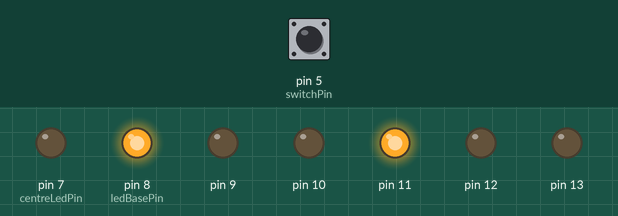
Bench run of a sketch on a simulated Arduino Uno, built with avr-gcc and run on an emulated ATmega328P. Shown: output pins drawn as LEDs (lit = HIGH). Inputs (shaded band) come from the test bench; at power-on: pin 5 (switchPin) HIGH. Random numbers use the default seed unless the sketch sets one.

Above: at 1.2 s.
1.3 s: pin 5 (switchPin) pulsed LOW 5 times (0.12 s each, 0.3 s apart)
At 3.3 s:
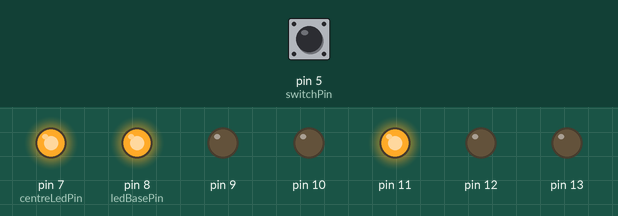
4.3 s: pin 5 (switchPin) pulled LOW for 0.15 s
At 4.6 s:
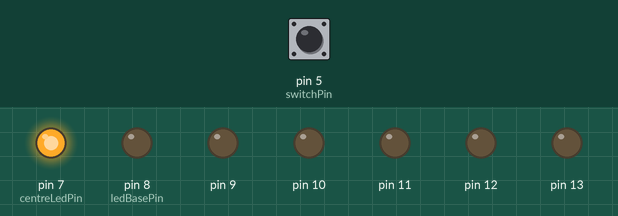
5.9 s: pin 5 (switchPin) pulled LOW for 1 s
At 7.0 s:
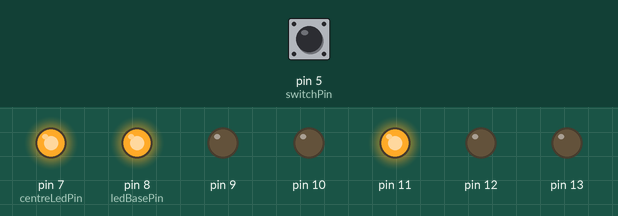
8.4 s: pin 5 (switchPin) pulled LOW for 3.2 s
At 8.9 s:
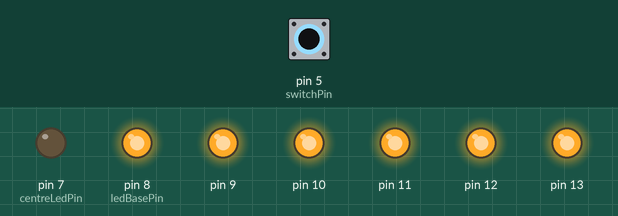
Timing chart, 0 to 11.4 s (numbered marks = the images above; inputs shaded):
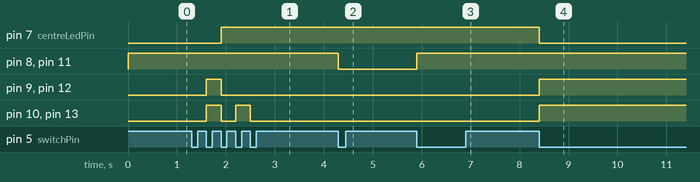

Measured:
- after the input at 1.3 s, pin 7 (centreLedPin): LOW → HIGH after 0.60 s; pin 9, pin 12: LOW → HIGH after 0.30 s, → LOW 0.30 s later; pin 10, pin 13: alternates HIGH for 0.30 s and LOW for 0.30 s, 4 changes in all, then stays LOW, starting after 0.30 s
- after the input at 4.3 s, pin 8 (ledBasePin), pin 11: HIGH → LOW at once
- after the input at 5.9 s, pin 8 (ledBasePin), pin 11: LOW → HIGH at once
- after the input at 8.4 s, pin 7 (centreLedPin): HIGH → LOW at once; pin 9, pin 10, pin 12, pin 13: LOW → HIGH at once

The sketch:

v3_switched.ino
```cpp
// set constants.
const char ledBasePin=8;
const char centreLedPin=7;
const char switchPin=5;
const int debounceDelay=50;

// function declarations
void showNumber(char number);

// global variables
char number;

void setup()
{
  char i;
  pinMode(switchPin, INPUT);
  pinMode(centreLedPin, OUTPUT);
  for (i=0; i<6; i=i+1) {
    pinMode(ledBasePin+i, OUTPUT);
  }
}

void loop()
{
  unsigned long time;
  char pressed=0;
  number=random(1,7);
  showNumber(number);
  do {
    while(digitalRead(switchPin)==LOW);
    time=millis();
    while(digitalRead(switchPin)==HIGH);
    if (millis()-time > 50) pressed=1;
  } while (!pressed);
}

void showNumber(char number)
{
  switch (number) {
    case 1:
      digitalWrite(centreLedPin, HIGH);
      digitalWrite(ledBasePin+0, LOW);
      digitalWrite(ledBasePin+1, LOW);
      digitalWrite(ledBasePin+2, LOW);
      digitalWrite(ledBasePin+3, LOW);
      digitalWrite(ledBasePin+4, LOW);
      digitalWrite(ledBasePin+5, LOW);
      break;
    case 2:
      digitalWrite(centreLedPin, LOW);
      digitalWrite(ledBasePin+0, HIGH);
      digitalWrite(ledBasePin+1, LOW);
      digitalWrite(ledBasePin+2, LOW);
      digitalWrite(ledBasePin+3, HIGH);
      digitalWrite(ledBasePin+4, LOW);
      digitalWrite(ledBasePin+5, LOW);
      break;
    case 3:
      digitalWrite(centreLedPin, HIGH);
      digitalWrite(ledBasePin+0, HIGH);
      digitalWrite(ledBasePin+1, LOW);
      digitalWrite(ledBasePin+2, LOW);
      digitalWrite(ledBasePin+3, HIGH);
      digitalWrite(ledBasePin+4, LOW);
      digitalWrite(ledBasePin+5, LOW);
      break;
    case 4:
      digitalWrite(centreLedPin, LOW);
      digitalWrite(ledBasePin+0, HIGH);
      digitalWrite(ledBasePin+1, LOW);
      digitalWrite(ledBasePin+2, HIGH);
      digitalWrite(ledBasePin+3, HIGH);
      digitalWrite(ledBasePin+4, LOW);
      digitalWrite(ledBasePin+5, HIGH);
      break;
    case 5:
      digitalWrite(centreLedPin, HIGH);
      digitalWrite(ledBasePin+0, HIGH);
      digitalWrite(ledBasePin+1, LOW);
      digitalWrite(ledBasePin+2, HIGH);
      digitalWrite(ledBasePin+3, HIGH);
      digitalWrite(ledBasePin+4, LOW);
      digitalWrite(ledBasePin+5, HIGH);
      break;
    case 6:
      digitalWrite(centreLedPin, LOW);
      digitalWrite(ledBasePin+0, HIGH);
      digitalWrite(ledBasePin+1, HIGH);
      digitalWrite(ledBasePin+2, HIGH);
      digitalWrite(ledBasePin+3, HIGH);
      digitalWrite(ledBasePin+4, HIGH);
      digitalWrite(ledBasePin+5, HIGH);
      break;
  }
}
```
